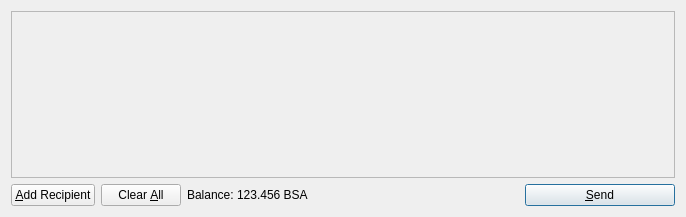
<?xml version="1.0" encoding="UTF-8"?>
<ui version="4.0">
 <class>SendCoinsDialog</class>
 <widget class="QDialog" name="SendCoinsDialog">
  <property name="geometry">
   <rect>
    <x>0</x>
    <y>0</y>
    <width>686</width>
    <height>217</height>
   </rect>
  </property>
  <property name="windowTitle">
   <string>Send Coins</string>
  </property>
  <layout class="QVBoxLayout" name="verticalLayout">
   <item>
    <widget class="QScrollArea" name="scrollArea">
     <property name="widgetResizable">
      <bool>true</bool>
     </property>
     <widget class="QWidget" name="scrollAreaWidgetContents">
      <property name="geometry">
       <rect>
        <x>0</x>
        <y>0</y>
        <width>666</width>
        <height>165</height>
       </rect>
      </property>
      <layout class="QVBoxLayout" name="verticalLayout_2">
       <property name="margin">
        <number>0</number>
       </property>
       <item>
        <layout class="QVBoxLayout" name="entries">
         <property name="spacing">
          <number>6</number>
         </property>
        </layout>
       </item>
       <item>
        <spacer name="verticalSpacer">
         <property name="orientation">
          <enum>Qt::Vertical</enum>
         </property>
         <property name="sizeHint" stdset="0">
          <size>
           <width>20</width>
           <height>40</height>
          </size>
         </property>
        </spacer>
       </item>
      </layout>
     </widget>
    </widget>
   </item>
   <item>
    <layout class="QHBoxLayout" name="horizontalLayout">
     <item>
      <widget class="QPushButton" name="addButton">
       <property name="toolTip">
        <string>Send to multiple recipients at once</string>
       </property>
       <property name="text">
        <string>&amp;Add Recipient</string>
       </property>
       <property name="icon">
        <iconset resource="../bitcoin.qrc">
         <normaloff>:/icons/add</normaloff>:/icons/add</iconset>
       </property>
       <property name="autoDefault">
        <bool>false</bool>
       </property>
      </widget>
     </item>
     <item>
      <widget class="QPushButton" name="clearButton">
       <property name="sizePolicy">
        <sizepolicy hsizetype="Minimum" vsizetype="Fixed">
         <horstretch>0</horstretch>
         <verstretch>0</verstretch>
        </sizepolicy>
       </property>
       <property name="toolTip">
        <string>Remove all transaction fields</string>
       </property>
       <property name="text">
        <string>Clear &amp;All</string>
       </property>
       <property name="icon">
        <iconset resource="../bitcoin.qrc">
         <normaloff>:/icons/remove</normaloff>:/icons/remove</iconset>
       </property>
       <property name="autoRepeatDelay">
        <number>300</number>
       </property>
       <property name="autoDefault">
        <bool>false</bool>
       </property>
      </widget>
     </item>
     <item>
      <layout class="QHBoxLayout" name="horizontalLayout_2">
       <property name="spacing">
        <number>3</number>
       </property>
       <item>
        <widget class="QLabel" name="label">
         <property name="text">
          <string>Balance:</string>
         </property>
        </widget>
       </item>
       <item>
        <widget class="QLabel" name="labelBalance">
         <property name="cursor">
          <cursorShape>IBeamCursor</cursorShape>
         </property>
         <property name="text">
          <string>123.456 BSA</string>
         </property>
         <property name="textInteractionFlags">
          <set>Qt::LinksAccessibleByMouse|Qt::TextSelectableByKeyboard|Qt::TextSelectableByMouse</set>
         </property>
        </widget>
       </item>
      </layout>
     </item>
     <item>
      <spacer name="horizontalSpacer">
       <property name="orientation">
        <enum>Qt::Horizontal</enum>
       </property>
       <property name="sizeHint" stdset="0">
        <size>
         <width>40</width>
         <height>20</height>
        </size>
       </property>
      </spacer>
     </item>
     <item>
      <widget class="QPushButton" name="sendButton">
       <property name="minimumSize">
        <size>
         <width>150</width>
         <height>0</height>
        </size>
       </property>
       <property name="toolTip">
        <string>Confirm the send action</string>
       </property>
       <property name="text">
        <string>&amp;Send</string>
       </property>
       <property name="icon">
        <iconset resource="../bitcoin.qrc">
         <normaloff>:/icons/send</normaloff>:/icons/send</iconset>
       </property>
       <property name="default">
        <bool>true</bool>
       </property>
      </widget>
     </item>
    </layout>
   </item>
  </layout>
 </widget>
 <resources>
  <include location="../bitcoin.qrc"/>
 </resources>
 <connections/>
</ui>
